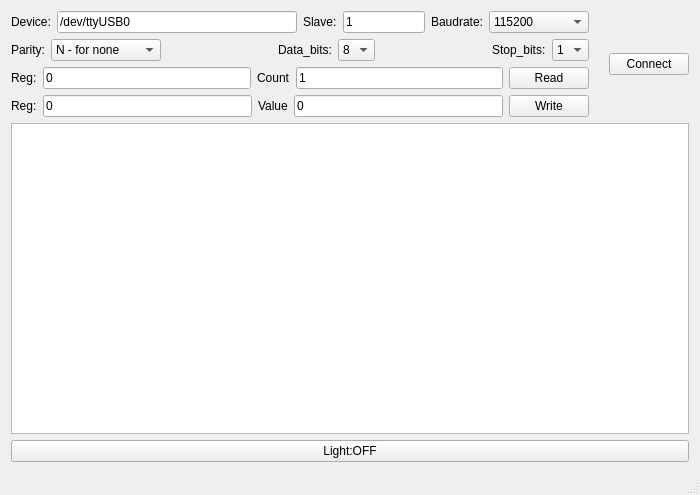
<?xml version="1.0" encoding="UTF-8"?>
<ui version="4.0">
 <class>MainWindow</class>
 <widget class="QMainWindow" name="MainWindow">
  <property name="geometry">
   <rect>
    <x>0</x>
    <y>0</y>
    <width>700</width>
    <height>495</height>
   </rect>
  </property>
  <property name="maximumSize">
   <size>
    <width>700</width>
    <height>1000</height>
   </size>
  </property>
  <property name="windowTitle">
   <string>Test_RTU</string>
  </property>
  <property name="unifiedTitleAndToolBarOnMac">
   <bool>false</bool>
  </property>
  <widget class="QWidget" name="centralWidget">
   <layout class="QGridLayout" name="gridLayout">
    <item row="0" column="0">
     <layout class="QVBoxLayout" name="verticalLayout_4">
      <item>
       <layout class="QHBoxLayout" name="horizontalLayout_5">
        <item>
         <layout class="QVBoxLayout" name="verticalLayout_3">
          <item>
           <layout class="QVBoxLayout" name="verticalLayout">
            <item>
             <layout class="QHBoxLayout" name="horizontalLayout">
              <item>
               <widget class="QLabel" name="device_label">
                <property name="text">
                 <string>Device:</string>
                </property>
                <property name="buddy">
                 <cstring>device_line_edit</cstring>
                </property>
               </widget>
              </item>
              <item>
               <widget class="QLineEdit" name="device_line_edit">
                <property name="minimumSize">
                 <size>
                  <width>240</width>
                  <height>0</height>
                 </size>
                </property>
                <property name="whatsThis">
                 <string/>
                </property>
                <property name="text">
                 <string>/dev/ttyUSB0</string>
                </property>
                <property name="maxLength">
                 <number>100</number>
                </property>
               </widget>
              </item>
              <item>
               <widget class="QLabel" name="slave_label">
                <property name="text">
                 <string>Slave:</string>
                </property>
               </widget>
              </item>
              <item>
               <widget class="QLineEdit" name="slave_line_edit">
                <property name="minimumSize">
                 <size>
                  <width>30</width>
                  <height>0</height>
                 </size>
                </property>
                <property name="text">
                 <string>1</string>
                </property>
               </widget>
              </item>
              <item>
               <widget class="QLabel" name="baudrate_label">
                <property name="text">
                 <string>Baudrate:</string>
                </property>
                <property name="buddy">
                 <cstring>baudrate_combo_box</cstring>
                </property>
               </widget>
              </item>
              <item>
               <widget class="QComboBox" name="baudrate_combo_box">
                <property name="minimumSize">
                 <size>
                  <width>100</width>
                  <height>0</height>
                 </size>
                </property>
                <property name="currentIndex">
                 <number>19</number>
                </property>
                <item>
                 <property name="text">
                  <string>50</string>
                 </property>
                </item>
                <item>
                 <property name="text">
                  <string>75</string>
                 </property>
                </item>
                <item>
                 <property name="text">
                  <string>110</string>
                 </property>
                </item>
                <item>
                 <property name="text">
                  <string>150</string>
                 </property>
                </item>
                <item>
                 <property name="text">
                  <string>300</string>
                 </property>
                </item>
                <item>
                 <property name="text">
                  <string>600</string>
                 </property>
                </item>
                <item>
                 <property name="text">
                  <string>1200</string>
                 </property>
                </item>
                <item>
                 <property name="text">
                  <string>1800</string>
                 </property>
                </item>
                <item>
                 <property name="text">
                  <string>2000</string>
                 </property>
                </item>
                <item>
                 <property name="text">
                  <string>2400</string>
                 </property>
                </item>
                <item>
                 <property name="text">
                  <string>3600</string>
                 </property>
                </item>
                <item>
                 <property name="text">
                  <string>4800</string>
                 </property>
                </item>
                <item>
                 <property name="text">
                  <string>7200</string>
                 </property>
                </item>
                <item>
                 <property name="text">
                  <string>9600</string>
                 </property>
                </item>
                <item>
                 <property name="text">
                  <string>14400</string>
                 </property>
                </item>
                <item>
                 <property name="text">
                  <string>19200</string>
                 </property>
                </item>
                <item>
                 <property name="text">
                  <string>28800</string>
                 </property>
                </item>
                <item>
                 <property name="text">
                  <string>38400</string>
                 </property>
                </item>
                <item>
                 <property name="text">
                  <string>57600</string>
                 </property>
                </item>
                <item>
                 <property name="text">
                  <string>115200</string>
                 </property>
                </item>
               </widget>
              </item>
             </layout>
            </item>
            <item>
             <layout class="QHBoxLayout" name="horizontalLayout_2">
              <item>
               <widget class="QLabel" name="parity_label">
                <property name="text">
                 <string>Parity:</string>
                </property>
                <property name="buddy">
                 <cstring>parity_combo_box</cstring>
                </property>
               </widget>
              </item>
              <item>
               <widget class="QComboBox" name="parity_combo_box">
                <property name="minimumSize">
                 <size>
                  <width>110</width>
                  <height>0</height>
                 </size>
                </property>
                <item>
                 <property name="text">
                  <string>N - for none</string>
                 </property>
                </item>
                <item>
                 <property name="text">
                  <string>E  - for even</string>
                 </property>
                </item>
                <item>
                 <property name="text">
                  <string>O - for odd</string>
                 </property>
                </item>
               </widget>
              </item>
              <item>
               <spacer name="horizontalSpacer_2">
                <property name="orientation">
                 <enum>Qt::Horizontal</enum>
                </property>
                <property name="sizeHint" stdset="0">
                 <size>
                  <width>40</width>
                  <height>20</height>
                 </size>
                </property>
               </spacer>
              </item>
              <item>
               <widget class="QLabel" name="data_bits_label">
                <property name="text">
                 <string>Data_bits:</string>
                </property>
                <property name="buddy">
                 <cstring>data_bits_combo_box</cstring>
                </property>
               </widget>
              </item>
              <item>
               <widget class="QComboBox" name="data_bits_combo_box">
                <property name="currentIndex">
                 <number>3</number>
                </property>
                <item>
                 <property name="text">
                  <string>5</string>
                 </property>
                </item>
                <item>
                 <property name="text">
                  <string>6</string>
                 </property>
                </item>
                <item>
                 <property name="text">
                  <string>7</string>
                 </property>
                </item>
                <item>
                 <property name="text">
                  <string>8</string>
                 </property>
                </item>
               </widget>
              </item>
              <item>
               <spacer name="horizontalSpacer_3">
                <property name="orientation">
                 <enum>Qt::Horizontal</enum>
                </property>
                <property name="sizeHint" stdset="0">
                 <size>
                  <width>40</width>
                  <height>20</height>
                 </size>
                </property>
               </spacer>
              </item>
              <item>
               <widget class="QLabel" name="stop_bit_label">
                <property name="text">
                 <string>Stop_bits:</string>
                </property>
                <property name="buddy">
                 <cstring>stop_bits_combo_box</cstring>
                </property>
               </widget>
              </item>
              <item>
               <widget class="QComboBox" name="stop_bits_combo_box">
                <item>
                 <property name="text">
                  <string>1</string>
                 </property>
                </item>
                <item>
                 <property name="text">
                  <string>2</string>
                 </property>
                </item>
               </widget>
              </item>
             </layout>
            </item>
           </layout>
          </item>
          <item>
           <layout class="QVBoxLayout" name="verticalLayout_2">
            <item>
             <layout class="QHBoxLayout" name="horizontalLayout_3">
              <item>
               <widget class="QLabel" name="rd_reg_label">
                <property name="text">
                 <string>Reg:</string>
                </property>
               </widget>
              </item>
              <item>
               <widget class="QLineEdit" name="rd_reg_line_edit">
                <property name="enabled">
                 <bool>true</bool>
                </property>
                <property name="text">
                 <string>0</string>
                </property>
               </widget>
              </item>
              <item>
               <widget class="QLabel" name="rd_count_label">
                <property name="text">
                 <string>Count</string>
                </property>
               </widget>
              </item>
              <item>
               <widget class="QLineEdit" name="rd_count_line_edit">
                <property name="text">
                 <string>1</string>
                </property>
               </widget>
              </item>
              <item>
               <widget class="QPushButton" name="rd_button">
                <property name="text">
                 <string>Read</string>
                </property>
               </widget>
              </item>
             </layout>
            </item>
            <item>
             <layout class="QHBoxLayout" name="horizontalLayout_4">
              <item>
               <widget class="QLabel" name="wr_reg_label">
                <property name="text">
                 <string>Reg:</string>
                </property>
               </widget>
              </item>
              <item>
               <widget class="QLineEdit" name="wr_reg_line_edit">
                <property name="text">
                 <string>0</string>
                </property>
               </widget>
              </item>
              <item>
               <widget class="QLabel" name="wr_val_label">
                <property name="text">
                 <string>Value</string>
                </property>
               </widget>
              </item>
              <item>
               <widget class="QLineEdit" name="wr_val_line_edit">
                <property name="text">
                 <string>0</string>
                </property>
               </widget>
              </item>
              <item>
               <widget class="QPushButton" name="wr_button">
                <property name="text">
                 <string>Write</string>
                </property>
               </widget>
              </item>
             </layout>
            </item>
           </layout>
          </item>
         </layout>
        </item>
        <item>
         <spacer name="horizontalSpacer">
          <property name="orientation">
           <enum>Qt::Horizontal</enum>
          </property>
          <property name="sizeHint" stdset="0">
           <size>
            <width>40</width>
            <height>20</height>
           </size>
          </property>
         </spacer>
        </item>
        <item>
         <widget class="QPushButton" name="connect_button">
          <property name="text">
           <string>Connect</string>
          </property>
         </widget>
        </item>
       </layout>
      </item>
      <item>
       <widget class="QPlainTextEdit" name="log_plain_text_edit">
        <property name="minimumSize">
         <size>
          <width>0</width>
          <height>250</height>
         </size>
        </property>
       </widget>
      </item>
     </layout>
    </item>
    <item row="1" column="0">
     <widget class="QPushButton" name="LightBTN">
      <property name="text">
       <string>Light:OFF</string>
      </property>
      <property name="checkable">
       <bool>true</bool>
      </property>
     </widget>
    </item>
   </layout>
  </widget>
  <widget class="QStatusBar" name="statusBar"/>
 </widget>
 <layoutdefault spacing="6" margin="11"/>
 <resources/>
 <connections/>
 <slots>
  <slot>connect()</slot>
 </slots>
</ui>
